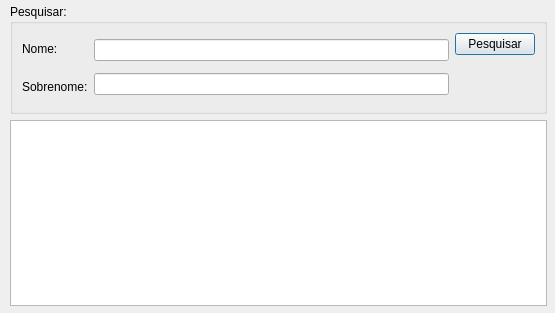
<?xml version="1.0" encoding="UTF-8"?>
<ui version="4.0">
 <class>searchclientspf</class>
 <widget class="QDialog" name="searchclientspf">
  <property name="geometry">
   <rect>
    <x>0</x>
    <y>0</y>
    <width>555</width>
    <height>313</height>
   </rect>
  </property>
  <property name="windowTitle">
   <string>Dialog</string>
  </property>
  <widget class="QGroupBox" name="pesquisarGroupBox">
   <property name="geometry">
    <rect>
     <x>10</x>
     <y>4</y>
     <width>537</width>
     <height>110</height>
    </rect>
   </property>
   <property name="title">
    <string>Pesquisar:</string>
   </property>
   <layout class="QHBoxLayout" name="horizontalLayout">
    <item>
     <layout class="QVBoxLayout" name="verticalLayout">
      <item>
       <widget class="QLabel" name="nameLabel">
        <property name="text">
         <string>Nome:</string>
        </property>
       </widget>
      </item>
      <item>
       <widget class="QLabel" name="surnameLabel">
        <property name="text">
         <string>Sobrenome:</string>
        </property>
       </widget>
      </item>
     </layout>
    </item>
    <item>
     <layout class="QVBoxLayout" name="verticalLayout_2">
      <item>
       <widget class="QLineEdit" name="searchName"/>
      </item>
      <item>
       <widget class="QLineEdit" name="searchSurname"/>
      </item>
     </layout>
    </item>
    <item>
     <layout class="QVBoxLayout" name="verticalLayout_3">
      <item>
       <widget class="QPushButton" name="searchButton">
        <property name="text">
         <string>Pesquisar</string>
        </property>
       </widget>
      </item>
      <item>
       <spacer name="verticalSpacer">
        <property name="orientation">
         <enum>Qt::Vertical</enum>
        </property>
        <property name="sizeHint" stdset="0">
         <size>
          <width>20</width>
          <height>40</height>
         </size>
        </property>
       </spacer>
      </item>
     </layout>
    </item>
   </layout>
  </widget>
  <widget class="QTableView" name="searchTable">
   <property name="geometry">
    <rect>
     <x>10</x>
     <y>120</y>
     <width>537</width>
     <height>186</height>
    </rect>
   </property>
   <property name="contextMenuPolicy">
    <enum>Qt::NoContextMenu</enum>
   </property>
  </widget>
 </widget>
 <resources/>
 <connections/>
</ui>
